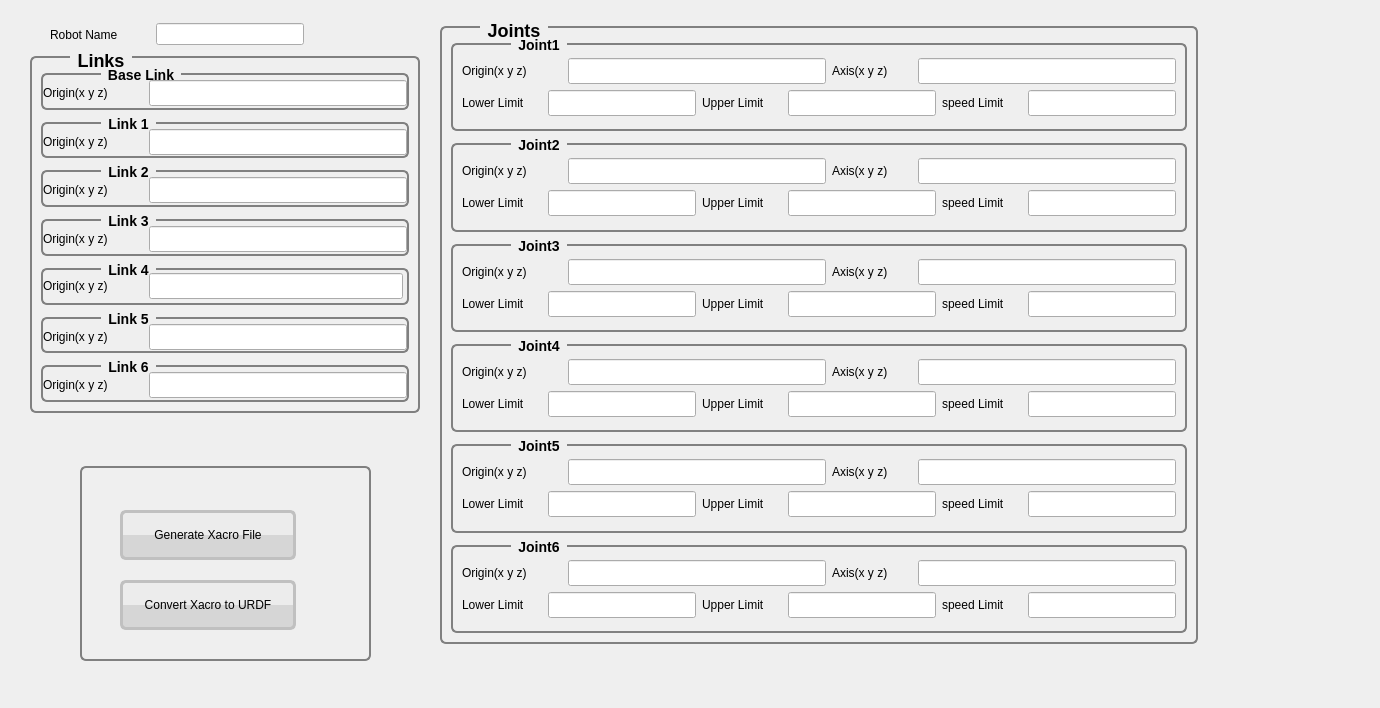
<?xml version="1.0" encoding="UTF-8"?>
<ui version="4.0">
 <class>Dialog_Generate_URDF</class>
 <widget class="QDialog" name="Dialog_Generate_URDF">
  <property name="geometry">
   <rect>
    <x>0</x>
    <y>0</y>
    <width>1380</width>
    <height>708</height>
   </rect>
  </property>
  <property name="windowTitle">
   <string>Dialog</string>
  </property>
  <property name="styleSheet">
   <string notr="true">QGroupBox{
    font: 14px;
    font-weight: bold;
    border: 2px solid gray;
    border-radius: 6px;
    margin-top: 6px;
}

QGroupBox#groupBox_Links, #groupBox_Joints {
    font: 18px;
    font-weight: bold;
}

QGroupBox::title{
    subcontrol-origin: margin;
    left: 60px;
    padding: 0px 5px 0px 5px;
}

QGroupBox#groupBox_Links::title, #groupBox_Joints::title {
    left: 40px;
}</string>
  </property>
  <widget class="QGroupBox" name="groupBox_Links">
   <property name="geometry">
    <rect>
     <x>30</x>
     <y>50</y>
     <width>390</width>
     <height>363</height>
    </rect>
   </property>
   <property name="title">
    <string>Links</string>
   </property>
   <layout class="QGridLayout" name="gridLayout_8">
    <item row="0" column="0">
     <layout class="QVBoxLayout" name="verticalLayout_8">
      <item>
       <widget class="QGroupBox" name="groupBox_bl">
        <property name="title">
         <string>Base Link</string>
        </property>
        <layout class="QGridLayout" name="gridLayout">
         <property name="leftMargin">
          <number>0</number>
         </property>
         <property name="topMargin">
          <number>4</number>
         </property>
         <property name="rightMargin">
          <number>0</number>
         </property>
         <property name="bottomMargin">
          <number>0</number>
         </property>
         <item row="0" column="0">
          <layout class="QHBoxLayout" name="horizontalLayout_1">
           <item>
            <widget class="QLabel" name="label_bl_origin">
             <property name="minimumSize">
              <size>
               <width>100</width>
               <height>16</height>
              </size>
             </property>
             <property name="text">
              <string>Origin(x y z)</string>
             </property>
            </widget>
           </item>
           <item>
            <widget class="QLineEdit" name="lineEdit_bl_origin">
             <property name="minimumSize">
              <size>
               <width>250</width>
               <height>26</height>
              </size>
             </property>
            </widget>
           </item>
          </layout>
         </item>
        </layout>
       </widget>
      </item>
      <item>
       <widget class="QGroupBox" name="groupBox_l1">
        <property name="title">
         <string>Link 1</string>
        </property>
        <layout class="QGridLayout" name="gridLayout_2">
         <property name="leftMargin">
          <number>0</number>
         </property>
         <property name="topMargin">
          <number>4</number>
         </property>
         <property name="rightMargin">
          <number>0</number>
         </property>
         <property name="bottomMargin">
          <number>0</number>
         </property>
         <item row="0" column="0">
          <layout class="QHBoxLayout" name="horizontalLayout_2">
           <item>
            <widget class="QLabel" name="label_l1_origin">
             <property name="minimumSize">
              <size>
               <width>100</width>
               <height>16</height>
              </size>
             </property>
             <property name="text">
              <string>Origin(x y z)</string>
             </property>
            </widget>
           </item>
           <item>
            <widget class="QLineEdit" name="lineEdit_l1_origin">
             <property name="minimumSize">
              <size>
               <width>250</width>
               <height>26</height>
              </size>
             </property>
            </widget>
           </item>
          </layout>
         </item>
        </layout>
       </widget>
      </item>
      <item>
       <widget class="QGroupBox" name="groupBox_l2">
        <property name="title">
         <string>Link 2</string>
        </property>
        <layout class="QGridLayout" name="gridLayout_3">
         <property name="leftMargin">
          <number>0</number>
         </property>
         <property name="topMargin">
          <number>4</number>
         </property>
         <property name="rightMargin">
          <number>0</number>
         </property>
         <property name="bottomMargin">
          <number>0</number>
         </property>
         <item row="0" column="0">
          <layout class="QHBoxLayout" name="horizontalLayout_3">
           <item>
            <widget class="QLabel" name="label_l2_origin">
             <property name="minimumSize">
              <size>
               <width>100</width>
               <height>16</height>
              </size>
             </property>
             <property name="text">
              <string>Origin(x y z)</string>
             </property>
            </widget>
           </item>
           <item>
            <widget class="QLineEdit" name="lineEdit_l2_origin">
             <property name="minimumSize">
              <size>
               <width>250</width>
               <height>26</height>
              </size>
             </property>
            </widget>
           </item>
          </layout>
         </item>
        </layout>
       </widget>
      </item>
      <item>
       <widget class="QGroupBox" name="groupBox_l3">
        <property name="title">
         <string>Link 3</string>
        </property>
        <layout class="QGridLayout" name="gridLayout_4">
         <property name="leftMargin">
          <number>0</number>
         </property>
         <property name="topMargin">
          <number>4</number>
         </property>
         <property name="rightMargin">
          <number>0</number>
         </property>
         <property name="bottomMargin">
          <number>0</number>
         </property>
         <item row="0" column="0">
          <layout class="QHBoxLayout" name="horizontalLayout_4">
           <item>
            <widget class="QLabel" name="label_l3_origin">
             <property name="minimumSize">
              <size>
               <width>100</width>
               <height>16</height>
              </size>
             </property>
             <property name="text">
              <string>Origin(x y z)</string>
             </property>
            </widget>
           </item>
           <item>
            <widget class="QLineEdit" name="lineEdit_l3_origin">
             <property name="minimumSize">
              <size>
               <width>250</width>
               <height>26</height>
              </size>
             </property>
            </widget>
           </item>
          </layout>
         </item>
        </layout>
       </widget>
      </item>
      <item>
       <widget class="QGroupBox" name="groupBox_l4">
        <property name="title">
         <string>Link 4</string>
        </property>
        <layout class="QGridLayout" name="gridLayout_5">
         <property name="leftMargin">
          <number>0</number>
         </property>
         <property name="topMargin">
          <number>0</number>
         </property>
         <property name="rightMargin">
          <number>4</number>
         </property>
         <property name="bottomMargin">
          <number>0</number>
         </property>
         <item row="0" column="0">
          <layout class="QHBoxLayout" name="horizontalLayout_5">
           <item>
            <widget class="QLabel" name="label_l4_origin">
             <property name="minimumSize">
              <size>
               <width>100</width>
               <height>16</height>
              </size>
             </property>
             <property name="text">
              <string>Origin(x y z)</string>
             </property>
            </widget>
           </item>
           <item>
            <widget class="QLineEdit" name="lineEdit_l4_origin">
             <property name="minimumSize">
              <size>
               <width>250</width>
               <height>26</height>
              </size>
             </property>
            </widget>
           </item>
          </layout>
         </item>
        </layout>
       </widget>
      </item>
      <item>
       <widget class="QGroupBox" name="groupBox_l5">
        <property name="title">
         <string>Link 5</string>
        </property>
        <layout class="QGridLayout" name="gridLayout_7">
         <property name="leftMargin">
          <number>0</number>
         </property>
         <property name="topMargin">
          <number>4</number>
         </property>
         <property name="rightMargin">
          <number>0</number>
         </property>
         <property name="bottomMargin">
          <number>0</number>
         </property>
         <item row="0" column="0">
          <layout class="QHBoxLayout" name="horizontalLayout_6">
           <item>
            <widget class="QLabel" name="label_l5_origin">
             <property name="minimumSize">
              <size>
               <width>100</width>
               <height>16</height>
              </size>
             </property>
             <property name="text">
              <string>Origin(x y z)</string>
             </property>
            </widget>
           </item>
           <item>
            <widget class="QLineEdit" name="lineEdit_l5_origin">
             <property name="minimumSize">
              <size>
               <width>250</width>
               <height>26</height>
              </size>
             </property>
            </widget>
           </item>
          </layout>
         </item>
        </layout>
       </widget>
      </item>
      <item>
       <widget class="QGroupBox" name="groupBox_l6">
        <property name="title">
         <string>Link 6</string>
        </property>
        <layout class="QGridLayout" name="gridLayout_6">
         <property name="leftMargin">
          <number>0</number>
         </property>
         <property name="topMargin">
          <number>4</number>
         </property>
         <property name="rightMargin">
          <number>0</number>
         </property>
         <property name="bottomMargin">
          <number>0</number>
         </property>
         <item row="0" column="0">
          <layout class="QHBoxLayout" name="horizontalLayout_7">
           <item>
            <widget class="QLabel" name="label_l6_origin">
             <property name="minimumSize">
              <size>
               <width>100</width>
               <height>16</height>
              </size>
             </property>
             <property name="text">
              <string>Origin(x y z)</string>
             </property>
            </widget>
           </item>
           <item>
            <widget class="QLineEdit" name="lineEdit_l6_origin">
             <property name="minimumSize">
              <size>
               <width>250</width>
               <height>26</height>
              </size>
             </property>
            </widget>
           </item>
          </layout>
         </item>
        </layout>
       </widget>
      </item>
     </layout>
    </item>
   </layout>
  </widget>
  <widget class="QWidget" name="layoutWidget">
   <property name="geometry">
    <rect>
     <x>50</x>
     <y>20</y>
     <width>254</width>
     <height>29</height>
    </rect>
   </property>
   <layout class="QHBoxLayout" name="horizontalLayout_0">
    <item>
     <widget class="QLabel" name="label_robotname">
      <property name="minimumSize">
       <size>
        <width>100</width>
        <height>16</height>
       </size>
      </property>
      <property name="text">
       <string>Robot Name</string>
      </property>
     </widget>
    </item>
    <item>
     <widget class="QLineEdit" name="lineEdit_robotname"/>
    </item>
   </layout>
  </widget>
  <widget class="QGroupBox" name="groupBox_Joints">
   <property name="geometry">
    <rect>
     <x>440</x>
     <y>20</y>
     <width>758</width>
     <height>624</height>
    </rect>
   </property>
   <property name="title">
    <string>Joints</string>
   </property>
   <layout class="QGridLayout" name="gridLayout_15">
    <item row="0" column="0">
     <layout class="QVBoxLayout" name="verticalLayout_7">
      <item>
       <widget class="QGroupBox" name="groupBox_j1">
        <property name="title">
         <string>Joint1</string>
        </property>
        <layout class="QGridLayout" name="gridLayout_9">
         <item row="0" column="0">
          <layout class="QVBoxLayout" name="verticalLayout">
           <item>
            <layout class="QHBoxLayout" name="horizontalLayout_8">
             <item>
              <widget class="QLabel" name="label_j1_origin">
               <property name="minimumSize">
                <size>
                 <width>100</width>
                 <height>16</height>
                </size>
               </property>
               <property name="text">
                <string>Origin(x y z)</string>
               </property>
              </widget>
             </item>
             <item>
              <widget class="QLineEdit" name="lineEdit_j1_origin">
               <property name="minimumSize">
                <size>
                 <width>250</width>
                 <height>26</height>
                </size>
               </property>
              </widget>
             </item>
             <item>
              <widget class="QLabel" name="label_j1_axis">
               <property name="minimumSize">
                <size>
                 <width>80</width>
                 <height>16</height>
                </size>
               </property>
               <property name="text">
                <string>Axis(x y z)</string>
               </property>
              </widget>
             </item>
             <item>
              <widget class="QLineEdit" name="lineEdit_j1_axis">
               <property name="minimumSize">
                <size>
                 <width>20</width>
                 <height>26</height>
                </size>
               </property>
              </widget>
             </item>
            </layout>
           </item>
           <item>
            <layout class="QHBoxLayout" name="horizontalLayout_9">
             <item>
              <widget class="QLabel" name="label_j1_limit_l">
               <property name="minimumSize">
                <size>
                 <width>80</width>
                 <height>16</height>
                </size>
               </property>
               <property name="text">
                <string>Lower Limit</string>
               </property>
              </widget>
             </item>
             <item>
              <widget class="QLineEdit" name="lineEdit_j1_limit_l">
               <property name="minimumSize">
                <size>
                 <width>80</width>
                 <height>26</height>
                </size>
               </property>
              </widget>
             </item>
             <item>
              <widget class="QLabel" name="label_j1_limit_u">
               <property name="minimumSize">
                <size>
                 <width>80</width>
                 <height>16</height>
                </size>
               </property>
               <property name="text">
                <string>Upper Limit</string>
               </property>
              </widget>
             </item>
             <item>
              <widget class="QLineEdit" name="lineEdit_j1_limit_u">
               <property name="minimumSize">
                <size>
                 <width>80</width>
                 <height>26</height>
                </size>
               </property>
              </widget>
             </item>
             <item>
              <widget class="QLabel" name="label_j1_limit_v">
               <property name="minimumSize">
                <size>
                 <width>80</width>
                 <height>16</height>
                </size>
               </property>
               <property name="text">
                <string>speed Limit</string>
               </property>
              </widget>
             </item>
             <item>
              <widget class="QLineEdit" name="lineEdit_j1_limit_v">
               <property name="minimumSize">
                <size>
                 <width>80</width>
                 <height>26</height>
                </size>
               </property>
              </widget>
             </item>
            </layout>
           </item>
          </layout>
         </item>
        </layout>
       </widget>
      </item>
      <item>
       <widget class="QGroupBox" name="groupBox_j2">
        <property name="title">
         <string>Joint2</string>
        </property>
        <layout class="QGridLayout" name="gridLayout_10">
         <item row="0" column="0">
          <layout class="QVBoxLayout" name="verticalLayout_2">
           <item>
            <layout class="QHBoxLayout" name="horizontalLayout_10">
             <item>
              <widget class="QLabel" name="label_j2_origin">
               <property name="minimumSize">
                <size>
                 <width>100</width>
                 <height>16</height>
                </size>
               </property>
               <property name="text">
                <string>Origin(x y z)</string>
               </property>
              </widget>
             </item>
             <item>
              <widget class="QLineEdit" name="lineEdit_j2_origin">
               <property name="minimumSize">
                <size>
                 <width>250</width>
                 <height>26</height>
                </size>
               </property>
              </widget>
             </item>
             <item>
              <widget class="QLabel" name="label_j2_axis">
               <property name="minimumSize">
                <size>
                 <width>80</width>
                 <height>16</height>
                </size>
               </property>
               <property name="text">
                <string>Axis(x y z)</string>
               </property>
              </widget>
             </item>
             <item>
              <widget class="QLineEdit" name="lineEdit_j2_axis">
               <property name="minimumSize">
                <size>
                 <width>20</width>
                 <height>26</height>
                </size>
               </property>
              </widget>
             </item>
            </layout>
           </item>
           <item>
            <layout class="QHBoxLayout" name="horizontalLayout_11">
             <item>
              <widget class="QLabel" name="label_j2_limit_l">
               <property name="minimumSize">
                <size>
                 <width>80</width>
                 <height>16</height>
                </size>
               </property>
               <property name="text">
                <string>Lower Limit</string>
               </property>
              </widget>
             </item>
             <item>
              <widget class="QLineEdit" name="lineEdit_j2_limit_l">
               <property name="minimumSize">
                <size>
                 <width>80</width>
                 <height>26</height>
                </size>
               </property>
              </widget>
             </item>
             <item>
              <widget class="QLabel" name="label_j2_limit_u">
               <property name="minimumSize">
                <size>
                 <width>80</width>
                 <height>16</height>
                </size>
               </property>
               <property name="text">
                <string>Upper Limit</string>
               </property>
              </widget>
             </item>
             <item>
              <widget class="QLineEdit" name="lineEdit_j2_limit_u">
               <property name="minimumSize">
                <size>
                 <width>80</width>
                 <height>26</height>
                </size>
               </property>
              </widget>
             </item>
             <item>
              <widget class="QLabel" name="label_j2_limit_v">
               <property name="minimumSize">
                <size>
                 <width>80</width>
                 <height>16</height>
                </size>
               </property>
               <property name="text">
                <string>speed Limit</string>
               </property>
              </widget>
             </item>
             <item>
              <widget class="QLineEdit" name="lineEdit_j2_limit_v">
               <property name="minimumSize">
                <size>
                 <width>80</width>
                 <height>26</height>
                </size>
               </property>
              </widget>
             </item>
            </layout>
           </item>
          </layout>
         </item>
        </layout>
       </widget>
      </item>
      <item>
       <widget class="QGroupBox" name="groupBox_j3">
        <property name="title">
         <string>Joint3</string>
        </property>
        <layout class="QGridLayout" name="gridLayout_12">
         <item row="0" column="0">
          <layout class="QVBoxLayout" name="verticalLayout_4">
           <item>
            <layout class="QHBoxLayout" name="horizontalLayout_14">
             <item>
              <widget class="QLabel" name="label_j3_origin">
               <property name="minimumSize">
                <size>
                 <width>100</width>
                 <height>16</height>
                </size>
               </property>
               <property name="text">
                <string>Origin(x y z)</string>
               </property>
              </widget>
             </item>
             <item>
              <widget class="QLineEdit" name="lineEdit_j3_origin">
               <property name="minimumSize">
                <size>
                 <width>250</width>
                 <height>26</height>
                </size>
               </property>
              </widget>
             </item>
             <item>
              <widget class="QLabel" name="label_j3_axis">
               <property name="minimumSize">
                <size>
                 <width>80</width>
                 <height>16</height>
                </size>
               </property>
               <property name="text">
                <string>Axis(x y z)</string>
               </property>
              </widget>
             </item>
             <item>
              <widget class="QLineEdit" name="lineEdit_j3_axis">
               <property name="minimumSize">
                <size>
                 <width>20</width>
                 <height>26</height>
                </size>
               </property>
              </widget>
             </item>
            </layout>
           </item>
           <item>
            <layout class="QHBoxLayout" name="horizontalLayout_15">
             <item>
              <widget class="QLabel" name="label_j3_limit_l">
               <property name="minimumSize">
                <size>
                 <width>80</width>
                 <height>16</height>
                </size>
               </property>
               <property name="text">
                <string>Lower Limit</string>
               </property>
              </widget>
             </item>
             <item>
              <widget class="QLineEdit" name="lineEdit_j3_limit_l">
               <property name="minimumSize">
                <size>
                 <width>80</width>
                 <height>26</height>
                </size>
               </property>
              </widget>
             </item>
             <item>
              <widget class="QLabel" name="label_j3_limit_u">
               <property name="minimumSize">
                <size>
                 <width>80</width>
                 <height>16</height>
                </size>
               </property>
               <property name="text">
                <string>Upper Limit</string>
               </property>
              </widget>
             </item>
             <item>
              <widget class="QLineEdit" name="lineEdit_j3_limit_u">
               <property name="minimumSize">
                <size>
                 <width>80</width>
                 <height>26</height>
                </size>
               </property>
              </widget>
             </item>
             <item>
              <widget class="QLabel" name="label_j3_limit_v">
               <property name="minimumSize">
                <size>
                 <width>80</width>
                 <height>16</height>
                </size>
               </property>
               <property name="text">
                <string>speed Limit</string>
               </property>
              </widget>
             </item>
             <item>
              <widget class="QLineEdit" name="lineEdit_j3_limit_v">
               <property name="minimumSize">
                <size>
                 <width>80</width>
                 <height>26</height>
                </size>
               </property>
              </widget>
             </item>
            </layout>
           </item>
          </layout>
         </item>
        </layout>
       </widget>
      </item>
      <item>
       <widget class="QGroupBox" name="groupBox_j4">
        <property name="title">
         <string>Joint4</string>
        </property>
        <layout class="QGridLayout" name="gridLayout_11">
         <item row="0" column="0">
          <layout class="QVBoxLayout" name="verticalLayout_3">
           <item>
            <layout class="QHBoxLayout" name="horizontalLayout_12">
             <item>
              <widget class="QLabel" name="label_j4_origin">
               <property name="minimumSize">
                <size>
                 <width>100</width>
                 <height>16</height>
                </size>
               </property>
               <property name="text">
                <string>Origin(x y z)</string>
               </property>
              </widget>
             </item>
             <item>
              <widget class="QLineEdit" name="lineEdit_j4_origin">
               <property name="minimumSize">
                <size>
                 <width>250</width>
                 <height>26</height>
                </size>
               </property>
              </widget>
             </item>
             <item>
              <widget class="QLabel" name="label_j4_axis">
               <property name="minimumSize">
                <size>
                 <width>80</width>
                 <height>16</height>
                </size>
               </property>
               <property name="text">
                <string>Axis(x y z)</string>
               </property>
              </widget>
             </item>
             <item>
              <widget class="QLineEdit" name="lineEdit_j4_axis">
               <property name="minimumSize">
                <size>
                 <width>20</width>
                 <height>26</height>
                </size>
               </property>
              </widget>
             </item>
            </layout>
           </item>
           <item>
            <layout class="QHBoxLayout" name="horizontalLayout_13">
             <item>
              <widget class="QLabel" name="label_j4_limit_l">
               <property name="minimumSize">
                <size>
                 <width>80</width>
                 <height>16</height>
                </size>
               </property>
               <property name="text">
                <string>Lower Limit</string>
               </property>
              </widget>
             </item>
             <item>
              <widget class="QLineEdit" name="lineEdit_j4_limit_l">
               <property name="minimumSize">
                <size>
                 <width>80</width>
                 <height>26</height>
                </size>
               </property>
              </widget>
             </item>
             <item>
              <widget class="QLabel" name="label_j4_limit_u">
               <property name="minimumSize">
                <size>
                 <width>80</width>
                 <height>16</height>
                </size>
               </property>
               <property name="text">
                <string>Upper Limit</string>
               </property>
              </widget>
             </item>
             <item>
              <widget class="QLineEdit" name="lineEdit_j4_limit_u">
               <property name="minimumSize">
                <size>
                 <width>80</width>
                 <height>26</height>
                </size>
               </property>
              </widget>
             </item>
             <item>
              <widget class="QLabel" name="label_j4_limit_v">
               <property name="minimumSize">
                <size>
                 <width>80</width>
                 <height>16</height>
                </size>
               </property>
               <property name="text">
                <string>speed Limit</string>
               </property>
              </widget>
             </item>
             <item>
              <widget class="QLineEdit" name="lineEdit_j4_limit_v">
               <property name="minimumSize">
                <size>
                 <width>80</width>
                 <height>26</height>
                </size>
               </property>
              </widget>
             </item>
            </layout>
           </item>
          </layout>
         </item>
        </layout>
       </widget>
      </item>
      <item>
       <widget class="QGroupBox" name="groupBox_j5">
        <property name="title">
         <string>Joint5</string>
        </property>
        <layout class="QGridLayout" name="gridLayout_13">
         <item row="0" column="0">
          <layout class="QVBoxLayout" name="verticalLayout_5">
           <item>
            <layout class="QHBoxLayout" name="horizontalLayout_16">
             <item>
              <widget class="QLabel" name="label_j5_origin">
               <property name="minimumSize">
                <size>
                 <width>100</width>
                 <height>16</height>
                </size>
               </property>
               <property name="text">
                <string>Origin(x y z)</string>
               </property>
              </widget>
             </item>
             <item>
              <widget class="QLineEdit" name="lineEdit_j5_origin">
               <property name="minimumSize">
                <size>
                 <width>250</width>
                 <height>26</height>
                </size>
               </property>
              </widget>
             </item>
             <item>
              <widget class="QLabel" name="label_j5_axis">
               <property name="minimumSize">
                <size>
                 <width>80</width>
                 <height>16</height>
                </size>
               </property>
               <property name="text">
                <string>Axis(x y z)</string>
               </property>
              </widget>
             </item>
             <item>
              <widget class="QLineEdit" name="lineEdit_j5_axis">
               <property name="minimumSize">
                <size>
                 <width>20</width>
                 <height>26</height>
                </size>
               </property>
              </widget>
             </item>
            </layout>
           </item>
           <item>
            <layout class="QHBoxLayout" name="horizontalLayout_17">
             <item>
              <widget class="QLabel" name="label_j5_limit_l">
               <property name="minimumSize">
                <size>
                 <width>80</width>
                 <height>16</height>
                </size>
               </property>
               <property name="text">
                <string>Lower Limit</string>
               </property>
              </widget>
             </item>
             <item>
              <widget class="QLineEdit" name="lineEdit_j5_limit_l">
               <property name="minimumSize">
                <size>
                 <width>80</width>
                 <height>26</height>
                </size>
               </property>
              </widget>
             </item>
             <item>
              <widget class="QLabel" name="label_j5_limit_u">
               <property name="minimumSize">
                <size>
                 <width>80</width>
                 <height>16</height>
                </size>
               </property>
               <property name="text">
                <string>Upper Limit</string>
               </property>
              </widget>
             </item>
             <item>
              <widget class="QLineEdit" name="lineEdit_j5_limit_u">
               <property name="minimumSize">
                <size>
                 <width>80</width>
                 <height>26</height>
                </size>
               </property>
              </widget>
             </item>
             <item>
              <widget class="QLabel" name="label_j5_limit_v">
               <property name="minimumSize">
                <size>
                 <width>80</width>
                 <height>16</height>
                </size>
               </property>
               <property name="text">
                <string>speed Limit</string>
               </property>
              </widget>
             </item>
             <item>
              <widget class="QLineEdit" name="lineEdit_j5_limit_v">
               <property name="minimumSize">
                <size>
                 <width>80</width>
                 <height>26</height>
                </size>
               </property>
              </widget>
             </item>
            </layout>
           </item>
          </layout>
         </item>
        </layout>
       </widget>
      </item>
      <item>
       <widget class="QGroupBox" name="groupBox_j6">
        <property name="title">
         <string>Joint6</string>
        </property>
        <layout class="QGridLayout" name="gridLayout_14">
         <item row="0" column="0">
          <layout class="QVBoxLayout" name="verticalLayout_6">
           <item>
            <layout class="QHBoxLayout" name="horizontalLayout_18">
             <item>
              <widget class="QLabel" name="label_j6_origin6">
               <property name="minimumSize">
                <size>
                 <width>100</width>
                 <height>16</height>
                </size>
               </property>
               <property name="text">
                <string>Origin(x y z)</string>
               </property>
              </widget>
             </item>
             <item>
              <widget class="QLineEdit" name="lineEdit_j6_origin">
               <property name="minimumSize">
                <size>
                 <width>250</width>
                 <height>26</height>
                </size>
               </property>
              </widget>
             </item>
             <item>
              <widget class="QLabel" name="label_j6_axis">
               <property name="minimumSize">
                <size>
                 <width>80</width>
                 <height>16</height>
                </size>
               </property>
               <property name="text">
                <string>Axis(x y z)</string>
               </property>
              </widget>
             </item>
             <item>
              <widget class="QLineEdit" name="lineEdit_j6_axis">
               <property name="minimumSize">
                <size>
                 <width>20</width>
                 <height>26</height>
                </size>
               </property>
              </widget>
             </item>
            </layout>
           </item>
           <item>
            <layout class="QHBoxLayout" name="horizontalLayout_19">
             <item>
              <widget class="QLabel" name="label_j6_limit_l">
               <property name="minimumSize">
                <size>
                 <width>80</width>
                 <height>16</height>
                </size>
               </property>
               <property name="text">
                <string>Lower Limit</string>
               </property>
              </widget>
             </item>
             <item>
              <widget class="QLineEdit" name="lineEdit_j6_limit_l">
               <property name="minimumSize">
                <size>
                 <width>80</width>
                 <height>26</height>
                </size>
               </property>
              </widget>
             </item>
             <item>
              <widget class="QLabel" name="label_j6_limit_u">
               <property name="minimumSize">
                <size>
                 <width>80</width>
                 <height>16</height>
                </size>
               </property>
               <property name="text">
                <string>Upper Limit</string>
               </property>
              </widget>
             </item>
             <item>
              <widget class="QLineEdit" name="lineEdit_j6_limit_u">
               <property name="minimumSize">
                <size>
                 <width>80</width>
                 <height>26</height>
                </size>
               </property>
              </widget>
             </item>
             <item>
              <widget class="QLabel" name="label_j6_limit_v">
               <property name="minimumSize">
                <size>
                 <width>80</width>
                 <height>16</height>
                </size>
               </property>
               <property name="text">
                <string>speed Limit</string>
               </property>
              </widget>
             </item>
             <item>
              <widget class="QLineEdit" name="lineEdit_j6_limit_v">
               <property name="minimumSize">
                <size>
                 <width>80</width>
                 <height>26</height>
                </size>
               </property>
              </widget>
             </item>
            </layout>
           </item>
          </layout>
         </item>
        </layout>
       </widget>
      </item>
     </layout>
    </item>
   </layout>
  </widget>
  <widget class="QGroupBox" name="groupBox">
   <property name="geometry">
    <rect>
     <x>80</x>
     <y>460</y>
     <width>291</width>
     <height>201</height>
    </rect>
   </property>
   <property name="styleSheet">
    <string notr="true">QPushButton {
    border: 3px solid silver;
    border-radius: 6px;
    background-color: qconicalgradient(cx:0.5, cy:0.5, angle:180, stop:0.49999 rgb(214, 214, 214), stop:0.50001 rgb(236, 236, 236));
}

QPushButton:hover {
    border: 3px solid rgb(255, 157, 68);
    background-color: qconicalgradient(cx:0.5, cy:0.5, angle:180, stop:0.49999 rgb(255, 174, 120), stop:0.50001 rgb(255, 220, 196));
 }
 QPushButton:pressed {
    font-weight: bold;
    border: 3px solid rgb(255, 102, 0);
    background-color: qconicalgradient(cx:0.5, cy:0.5, angle:180, stop:0.49999 rgb(240, 120, 70), stop:0.50001 rgb(255, 202, 146));
 }
</string>
   </property>
   <property name="title">
    <string/>
   </property>
   <widget class="QPushButton" name="pushButton_xacro_to_urdf">
    <property name="geometry">
     <rect>
      <x>40</x>
      <y>120</y>
      <width>176</width>
      <height>50</height>
     </rect>
    </property>
    <property name="minimumSize">
     <size>
      <width>100</width>
      <height>50</height>
     </size>
    </property>
    <property name="focusPolicy">
     <enum>Qt::NoFocus</enum>
    </property>
    <property name="text">
     <string>Convert Xacro to URDF</string>
    </property>
   </widget>
   <widget class="QPushButton" name="pushButton_generate_xacro">
    <property name="geometry">
     <rect>
      <x>40</x>
      <y>50</y>
      <width>176</width>
      <height>50</height>
     </rect>
    </property>
    <property name="minimumSize">
     <size>
      <width>100</width>
      <height>50</height>
     </size>
    </property>
    <property name="focusPolicy">
     <enum>Qt::NoFocus</enum>
    </property>
    <property name="text">
     <string>Generate Xacro File</string>
    </property>
   </widget>
  </widget>
 </widget>
 <resources/>
 <connections/>
</ui>
